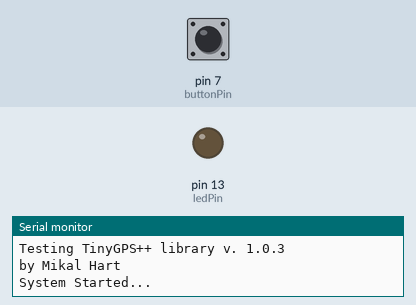
This sketch was run on a simulated Arduino Uno, built with avr-gcc and run on an emulated ATmega328P. On the bench: output pins drawn as LEDs (lit = HIGH), the last lines printed to the serial monitor. The test bench sets the inputs (shaded band); at power-on: pin 7 (buttonPin) HIGH. The modem accepts every AT command (registered, SIM ready, sends succeed) and sends nothing else.

Above: at 2.2 s.
2.3 s: pin 7 (buttonPin) pulled LOW for 0.15 s
At 2.7 s:
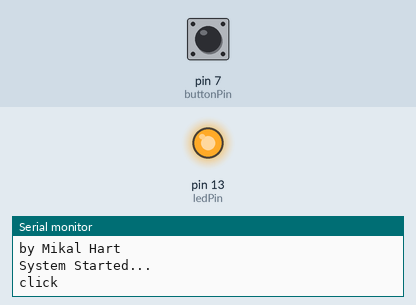
4.5 s: pin 7 (buttonPin) pulled LOW for 3.2 s
At 9.5 s:
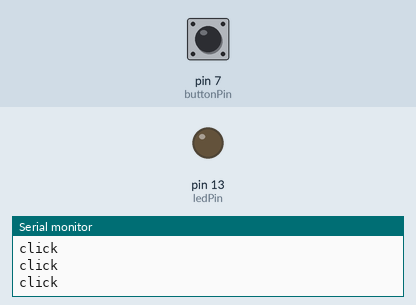
Timing chart, 0 to 11.0 s (numbered marks = the images above; inputs shaded):
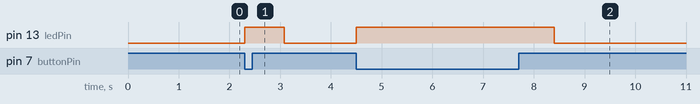

The sketch:

gsm_gps_final.ino
```cpp
#include <TinyGPS++.h>
#include <SoftwareSerial.h>

//gps vars
static const uint32_t GPSBaud = 9600;
int buttonPin=7;
int ledPin=13;
//gsm vars
int _timeout;
String _buffer;
String number = "+21626603061"; //-> change with your number
String newLocation="";

// The TinyGPS++ object
TinyGPSPlus gps;

// SOFTWARE SERIAL DECLARATIONS
SoftwareSerial gps_Serial(4, 3);
SoftwareSerial sim(10, 11);

void setup()
{
  //GPS SETUP
  Serial.begin(115200);
  gps_Serial.begin(GPSBaud);
  pinMode(buttonPin,INPUT);
  pinMode(ledPin,OUTPUT);
  digitalWrite(ledPin,LOW);
  Serial.println(F("DeviceExample.ino"));
  Serial.println(F("A simple demonstration of TinyGPS++ with an attached GPS module"));
  Serial.print(F("Testing TinyGPS++ library v. ")); Serial.println(TinyGPSPlus::libraryVersion());
  Serial.println(F("by Mikal Hart"));
  Serial.println();
  digitalWrite(buttonPin,HIGH);
  //GSM SETUP
    //delay(7000); //delay for 7 seconds to make sure the modules get the signal
  _buffer.reserve(50);
  Serial.println("System Started...");
  sim.begin(9600);
  delay(1000);

}


String double2string(double n, int ndec) {//utility function: convert double 2 string
    String r = "";

    int v = n;
    r += v;     // whole number part
    r += '.';   // decimal point
    int i;
    for (i=0;i<ndec;i++) {
        // iterate through each decimal digit for 0..ndec
        n -= v;
        n *= 10;
        v = n;
        r += v;
    }

    return r;
}
String gpsInfo()
{
  double longitude,latitude;
  Serial.print(F("Location: "));
  if (gps.location.isValid())
  {
    double latitude =gps.location.lat();
    double longitude =gps.location.lng();
    Serial.println("finished reading gps info");//debugging thingy
  }
  else
  {
    Serial.print(F("INVALID"));
  }
String location="https://www.google.com/maps/search/?api=1&query="+double2string(latitude,3)+","+double2string(longitude,3);
return location;

}
//-------------------------------------------------------------------------gsm


void SendMessage(String location)
{
  //Serial.println ("Sending Message");
  sim.println("AT+CMGF=1");    //Sets the GSM Module in Text Mode
  delay(200);
  //Serial.println ("Set SMS Number");
  sim.println("AT+CMGS=\"" + number + "\"\r"); //Mobile phone number to send message
  delay(200);
  String SMS = "HELP ME PLEASE IM AT THIS LOCATION: "+location;
  sim.println(SMS);
  delay(100);
  sim.println((char)26);// ASCII code of CTRL+Z
  delay(200);
  //_buffer = _readSerial();
}

/*String _readSerial() {
  _timeout = 0;
  while  (!sim.available() && _timeout < 12000  )
  {
    delay(13);
    _timeout++;
  }
  if (sim.available()) {
    return sim.readString();
  }
}*/
boolean buttonIsClicked(int buttonPin){
    if(digitalRead(buttonPin)==LOW){
      Serial.println("click");
      digitalWrite(ledPin,HIGH);
    return true;  }
    else {
    digitalWrite(buttonPin,HIGH);
    digitalWrite(ledPin,LOW);
    return false;
  }
}
void loop()
{
  // This sketch displays information every time a new sentence is correctly encoded.
 // while (gps_Serial.available() > 0){
    //if (gps.encode(gps_Serial.read()))
      //newLocation=gpsInfo();
      //Serial.println(newLocation);
    if(buttonIsClicked(buttonPin)){

      SendMessage(newLocation);  }

   /* if (millis() > 5000 && gps.charsProcessed() < 10)
    {
      Serial.println(F("No GPS detected: check wiring."));
      while(true);
    }*/
  //}
}
```

Measured:
- after the input at 2.3 s, pin 13 (ledPin): LOW → HIGH at once, → LOW 0.78 s later
- after the input at 4.5 s, pin 13 (ledPin): LOW → HIGH at once, → LOW 3.9 s later
